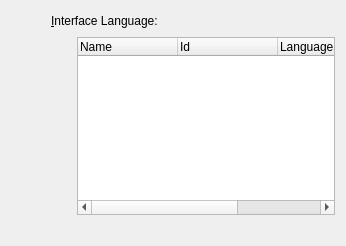
<ui version="4.0" >
 <comment>
 VBox frontends: Qt4 GUI ("VirtualBox"):

     Copyright (C) 2008 Sun Microsystems, Inc.

     This file is part of VirtualBox Open Source Edition (OSE), as
     available from http://www.virtualbox.org. This file is free software;
     you can redistribute it and/or modify it under the terms of the GNU
     General Public License (GPL) as published by the Free Software
     Foundation, in version 2 as it comes in the "COPYING" file of the
     VirtualBox OSE distribution. VirtualBox OSE is distributed in the
     hope that it will be useful, but WITHOUT ANY WARRANTY of any kind.

     Please contact Sun Microsystems, Inc., 4150 Network Circle, Santa
     Clara, CA 95054 USA or visit http://www.sun.com if you need
     additional information or have any questions.
 </comment>
 <class>VBoxGLSettingsLanguage</class>
 <widget class="QWidget" name="VBoxGLSettingsLanguage" >
  <property name="geometry" >
   <rect>
    <x>0</x>
    <y>0</y>
    <width>346</width>
    <height>246</height>
   </rect>
  </property>
  <layout class="QGridLayout" >
   <item row="0" column="0" >
    <spacer>
     <property name="orientation" >
      <enum>Qt::Horizontal</enum>
     </property>
     <property name="sizeType" >
      <enum>QSizePolicy::Fixed</enum>
     </property>
     <property name="sizeHint" >
      <size>
       <width>40</width>
       <height>20</height>
      </size>
     </property>
    </spacer>
   </item>
   <item row="0" column="1" colspan="2" >
    <widget class="QLabel" name="mGbLanguage" >
     <property name="text" >
      <string>&amp;Interface Language:</string>
     </property>
     <property name="buddy" >
      <cstring>mTwLanguage</cstring>
     </property>
    </widget>
   </item>
   <item row="1" column="1" >
    <spacer>
     <property name="orientation" >
      <enum>Qt::Horizontal</enum>
     </property>
     <property name="sizeType" >
      <enum>QSizePolicy::Fixed</enum>
     </property>
     <property name="sizeHint" >
      <size>
       <width>20</width>
       <height>20</height>
      </size>
     </property>
    </spacer>
   </item>
   <item row="1" column="2" >
    <widget class="QITreeWidget" name="mTwLanguage" >
     <property name="sizePolicy" >
      <sizepolicy vsizetype="Expanding" hsizetype="Expanding" >
       <horstretch>0</horstretch>
       <verstretch>0</verstretch>
      </sizepolicy>
     </property>
     <property name="minimumSize" >
      <size>
       <width>0</width>
       <height>150</height>
      </size>
     </property>
     <property name="whatsThis" >
      <string>Lists all available user interface languages. The effective language is written in &lt;b>bold&lt;/b>. Select &lt;i>Default&lt;/i> to reset to the system default language.</string>
     </property>
     <property name="rootIsDecorated" >
      <bool>false</bool>
     </property>
     <column>
      <property name="text" >
       <string>Name</string>
      </property>
     </column>
     <column>
      <property name="text" >
       <string>Id</string>
      </property>
     </column>
     <column>
      <property name="text" >
       <string>Language</string>
      </property>
     </column>
     <column>
      <property name="text" >
       <string>Author</string>
      </property>
     </column>
    </widget>
   </item>
   <item row="2" column="2" >
    <widget class="QILabel" name="mTxName" >
     <property name="sizePolicy" >
      <sizepolicy vsizetype="Minimum" hsizetype="Expanding" >
       <horstretch>0</horstretch>
       <verstretch>0</verstretch>
      </sizepolicy>
     </property>
     <property name="alignment" >
      <set>Qt::AlignLeading|Qt::AlignLeft|Qt::AlignTop</set>
     </property>
     <property name="wordWrap" >
      <bool>true</bool>
     </property>
    </widget>
   </item>
  </layout>
 </widget>
 <customwidgets>
  <customwidget>
   <class>QITreeWidget</class>
   <extends>QTreeWidget</extends>
   <header>QITreeWidget.h</header>
  </customwidget>
  <customwidget>
   <class>QILabel</class>
   <extends>QLabel</extends>
   <header>QILabel.h</header>
  </customwidget>
 </customwidgets>
 <resources/>
 <connections/>
</ui>
